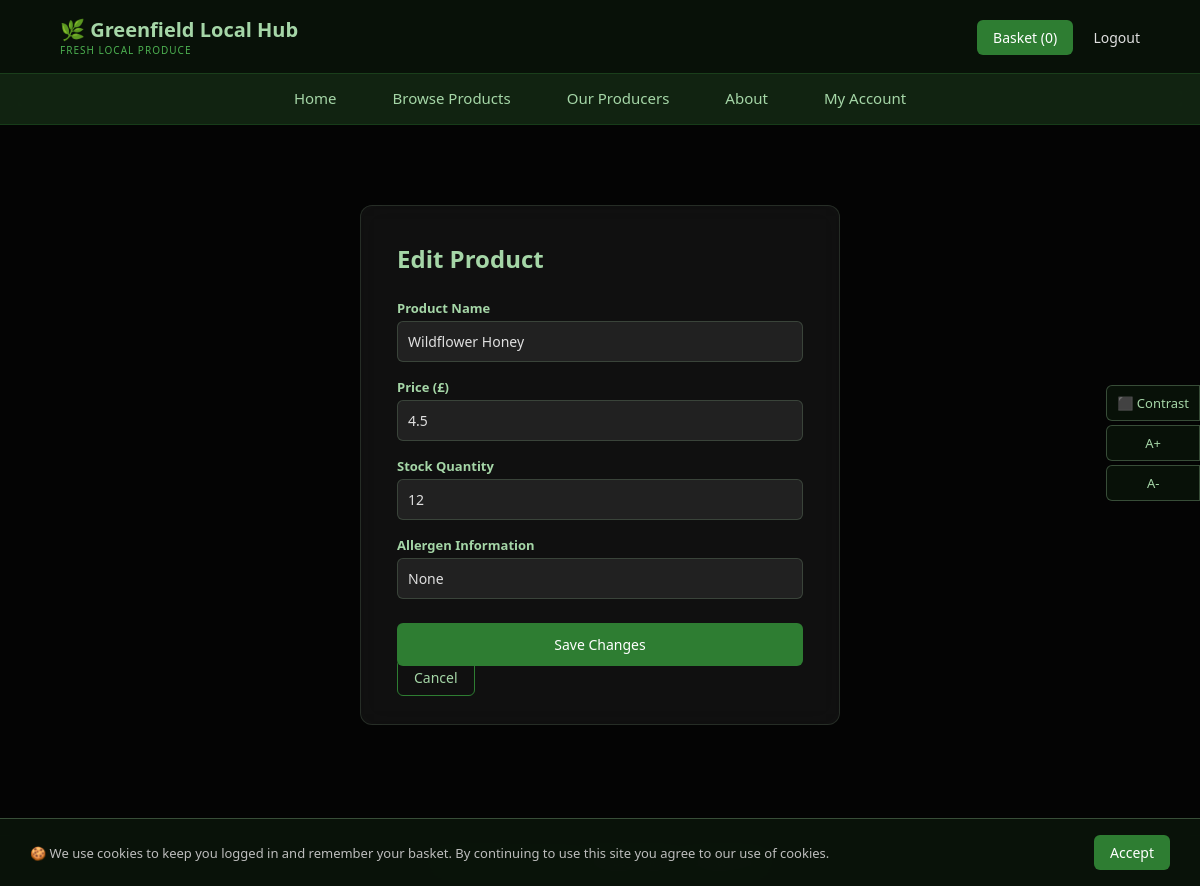
The app's page /producer/edit_product/5 (signed in), older data.
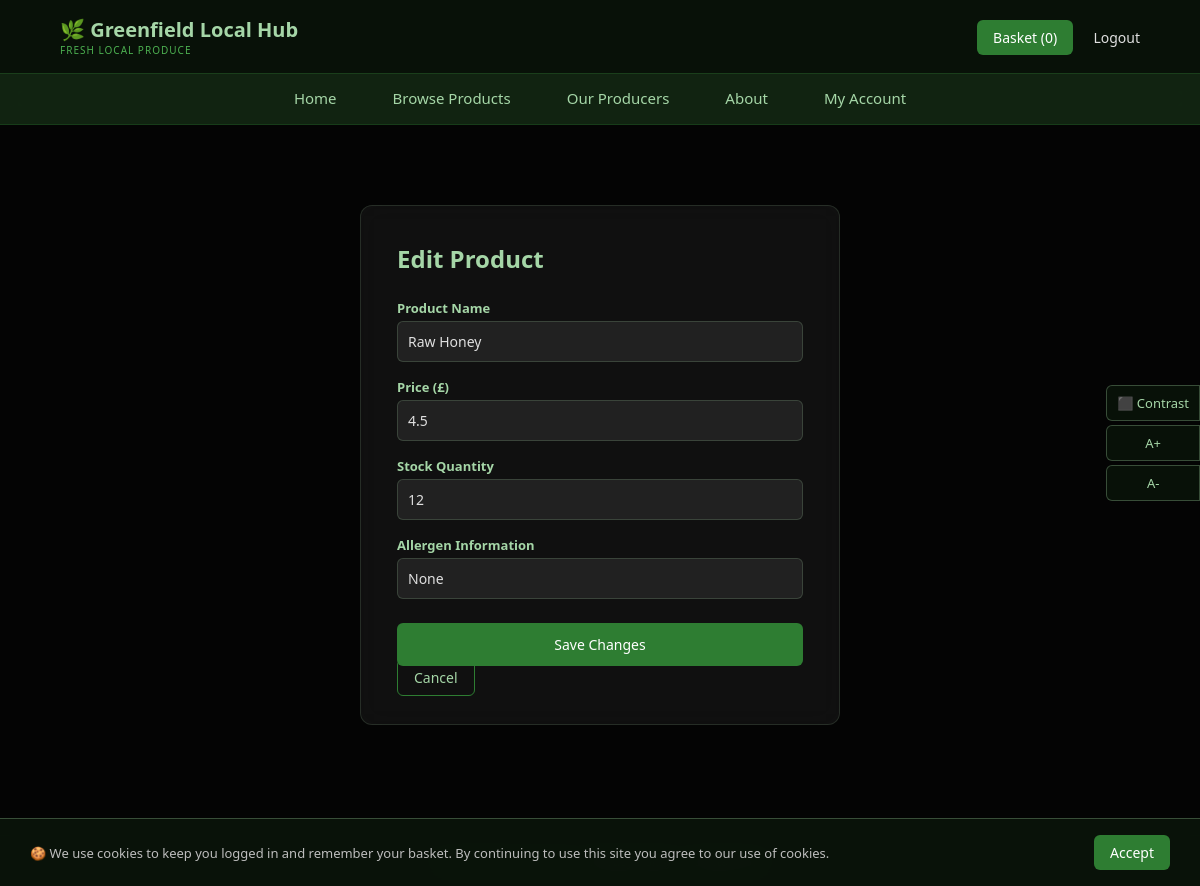
The same page, newer data.
### main.py (models this page shows)
class Product(db.Model):
    id = db.Column(db.Integer, primary_key=True)
    name = db.Column(db.String(100), nullable=False)
    description = db.Column(db.Text)
    price = db.Column(db.Float, nullable=False)
    stock = db.Column(db.Integer, default=0)
    category = db.Column(db.String(50))
    allergens = db.Column(db.String(200))  # Required by FSA regulations
    status = db.Column(db.String(20), default='pending')
    producer_id = db.Column(db.Integer, db.ForeignKey('producer.id'), nullable=False)

### main.py (the view, shortened to what this page needs)
@app.route('/producer/edit_product/<int:product_id>', methods=['GET', 'POST'])
@login_required
def edit_product(product_id):
    if current_user.role != 'producer':
        flash('Access denied.', 'danger')
        return redirect(url_for('index'))
    product = Product.query.get_or_404(product_id)
    return render_template('edit_product.html', product=product)

### main.py (called while the page is built)
@login_manager.user_loader
def load_user(user_id):
    return User.query.get(int(user_id))

### templates/edit_product.html (shortened to what this page needs)
{% extends 'base.html' %}
{% block content %}
<div class="form-container">
    <h2>Edit Product</h2>
    <form method="POST" action="{{ url_for('edit_product', product_id=product.id) }}">
        <label>Product Name</label>
        <input type="text" name="name" value="{{ product.name }}" required>
        <label>Price (£)</label>
        <input type="number" name="price" value="{{ product.price }}" step="0.01" min="0" required>
        <label>Stock Quantity</label>
        <input type="number" name="stock" value="{{ product.stock }}" min="0" required>
        <label>Allergen Information</label>
        <input type="text" name="allergens" value="{{ product.allergens }}" required>
        <button type="submit" class="btn-primary">Save Changes</button>
        <a href="{{ url_for('producer_dashboard') }}" class="btn-secondary">Cancel</a>
    </form>
</div>
{% endblock %}

Row changes from the older to the newer data that the page shows:
changed Product "None": name "Wildflower Honey" → "Raw Honey"
